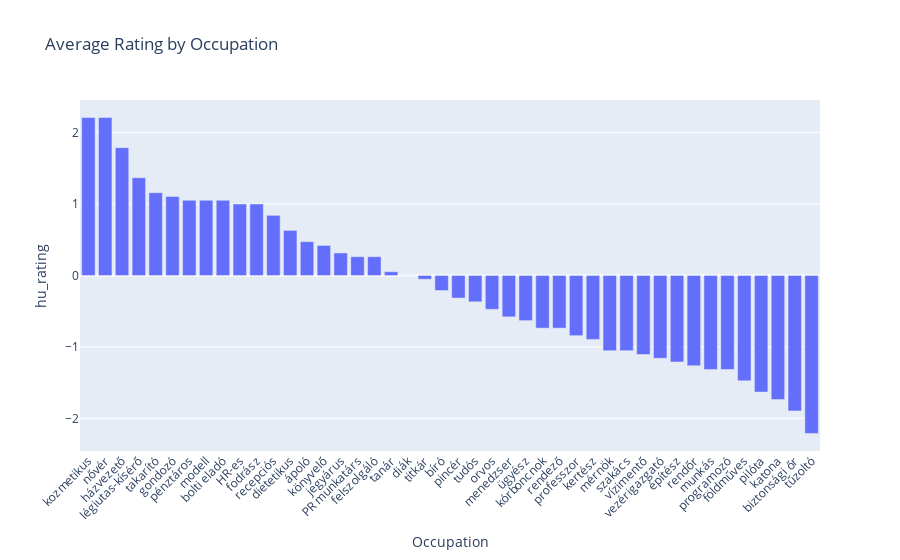

Notebook source saved alongside this figure:
### Code cell
import plotly.express as px

fig = px.bar(
    df_hu,
    x='hu',
    y='hu_rating',
    title='Average Rating by Occupation',
    labels={'hu': 'Occupation', 'rating': 'Average Rating'},
)
fig.update_layout(xaxis_tickangle=-45)
fig.show()

### Figure 1 — Plotly figure (JSON) as saved in the notebook; plotly's stock layout.template omitted (floating-point values rounded to 4 significant figures)
{"data": [{"hovertemplate": "Occupation=%{x}<br>hu_rating=%{y}<extra></extra>", "legendgroup": "", "marker": {"color": "#636efa", "pattern": {"shape": ""}}, "name": "", "orientation": "v", "showlegend": false, "textposition": "auto", "type": "bar", "x": ["kozmetikus", "nővér", "házvezető", "légiutas-kísérő", "takarító", "gondozó", "pénztáros", "modell", "bolti eladó", "HR-es", "fodrász", "recepciós", "dietetikus", "ápoló", "könyvelő", "jegyárus", "PR munkatárs", "felszolgáló", "tanár", "diák", "titkár", "bíró", "pincér", "tudós", "orvos", "menedzser", "ügyész", "kórboncnok", "rendező", "professzor", "kertész", "mérnök", "szakács", "vízimentő", "vezérigazgató", "építész", "rendőr", "munkás", "programozó", "földműves", "pilóta", "katona", "biztonsági őr", "tűzoltó"], "xaxis": "x", "y": [2.211, 2.211, 1.789, 1.368, 1.158, 1.105, 1.053, 1.053, 1.053, 1.0, 1.0, 0.8421, 0.6316, 0.4737, 0.4211, 0.3158, 0.2632, 0.2632, 0.05263, 0.0, -0.05263, -0.2105, -0.3158, -0.3684, -0.4737, -0.5789, -0.6316, -0.7368, -0.7368, -0.8421, -0.8947, -1.053, -1.053, -1.105, -1.158, -1.211, -1.263, -1.316, -1.316, -1.474, -1.632, -1.737, -1.895, -2.211], "yaxis": "y"}], "layout": {"barmode": "relative", "legend": {"tracegroupgap": 0}, "title": {"text": "Average Rating by Occupation"}, "xaxis": {"anchor": "y", "domain": [0, 1], "tickangle": -45, "title": {"text": "Occupation"}}, "yaxis": {"anchor": "x", "domain": [0, 1], "title": {"text": "hu_rating"}}}}
